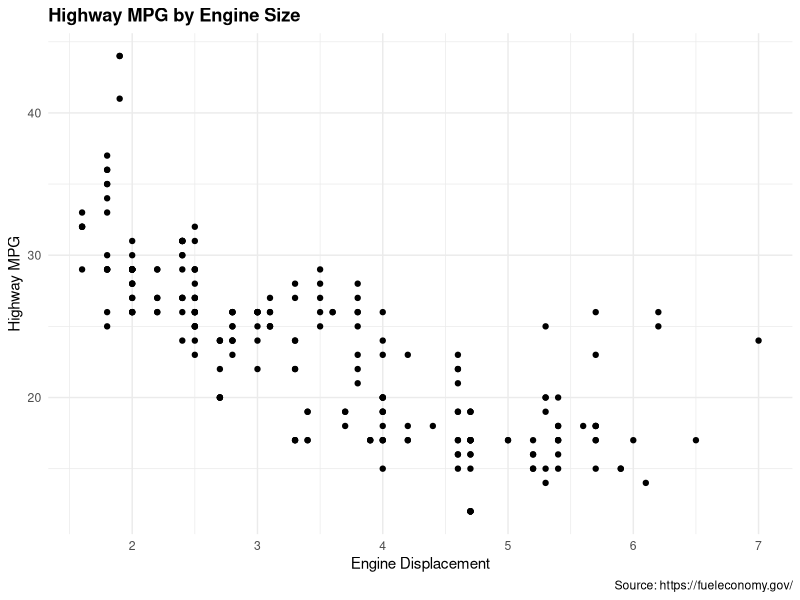

The R source for this figure:
## ---- chunk 1
answers = FALSE

library(ggplot2)
## ---- chunk 2
library(ggplot2)

mpg = data.frame(mpg)
## ---- chunk 3
ggplot(mpg) +
  aes(x = displ, y = hwy) +
  geom_point(size = 1.5) +
  labs(
    x = "Engine Displacement",
    y = "Highway MPG",
    title = "Highway MPG by Engine Size",
    caption = "Source: https://fueleconomy.gov/"
  ) +
  theme_minimal() +
  theme(plot.title = element_text(face = "bold"))
## ---- chunk 4
cat("
::: {.answer}
mpg$labels = mpg$model
:::
")
## ---- chunk 5
cat('
::: {.answer}
ggplot(mpg) +
  aes(x = displ, y = hwy, label = labels) +
  geom_point(size = 1.5) +
  labs(
    x = "Engine Displacement",
    y = "Highway MPG",
    title = "Highway MPG by Engine Size",
    caption = "Source: https://fueleconomy.gov/"
  ) +
  geom_text(vjust = -1) +
  theme_minimal() +
  theme(plot.title = element_text(face = "bold"))
:::
')
## ---- chunk 6
cat('
::: {.answer}
mpg$labels = NA

mpg$labels = ifelse(mpg$class == "midsize", "Midsize", NA)
:::
')
## ---- chunk 7
cat('
::: {.answer}

:::
')
